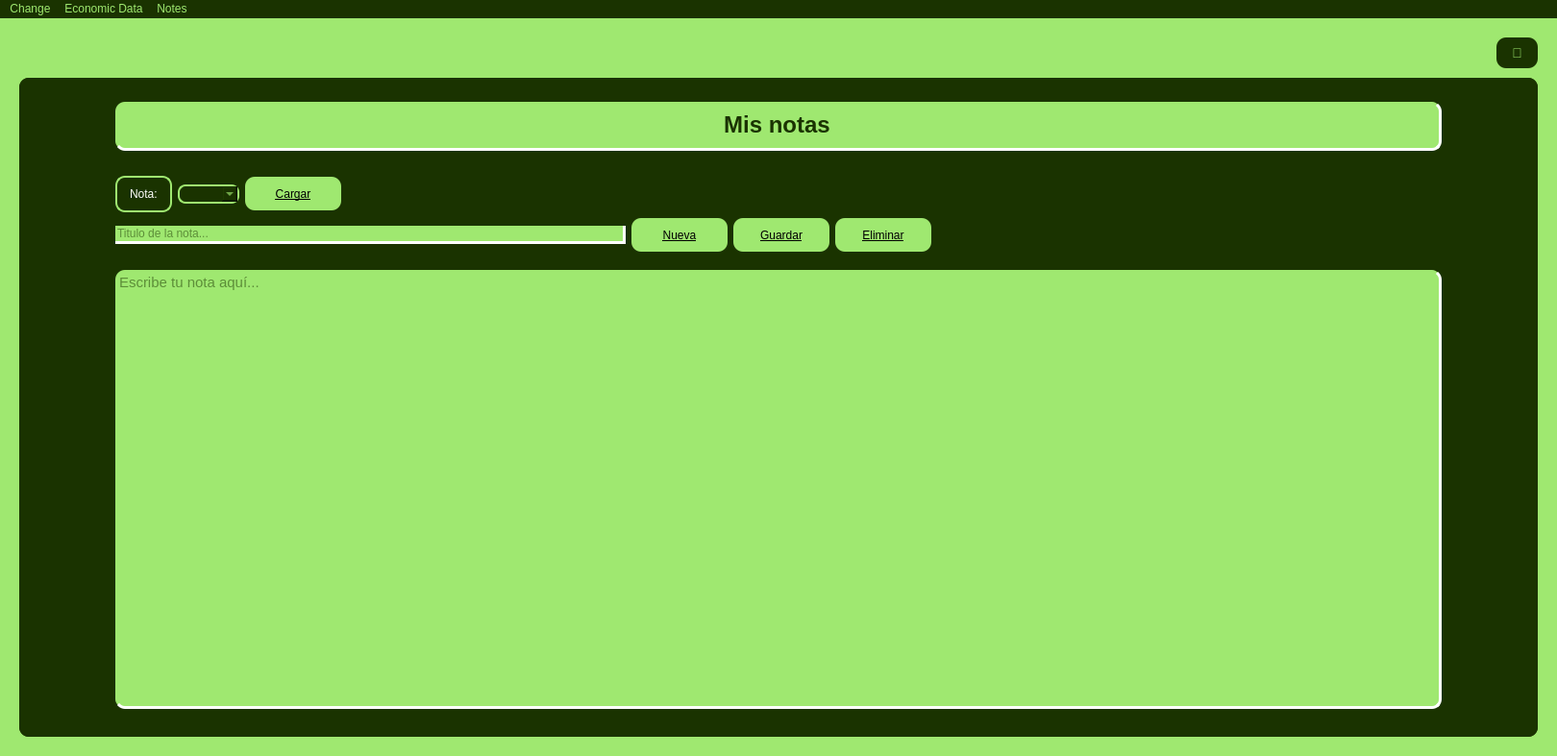
<?xml version="1.0" encoding="UTF-8"?>
<ui version="4.0">
 <class>Wert</class>
 <widget class="QMainWindow" name="Wert">
  <property name="geometry">
   <rect>
    <x>0</x>
    <y>0</y>
    <width>1620</width>
    <height>787</height>
   </rect>
  </property>
  <property name="windowTitle">
   <string>Wert</string>
  </property>
  <property name="layoutDirection">
   <enum>Qt::LeftToRight</enum>
  </property>
  <property name="styleSheet">
   <string notr="true"/>
  </property>
  <widget class="QWidget" name="centralwidget">
   <property name="styleSheet">
    <string notr="true">background-color: #9fe870</string>
   </property>
   <layout class="QVBoxLayout" name="verticalLayout">
    <property name="spacing">
     <number>10</number>
    </property>
    <property name="leftMargin">
     <number>20</number>
    </property>
    <property name="topMargin">
     <number>20</number>
    </property>
    <property name="rightMargin">
     <number>20</number>
    </property>
    <property name="bottomMargin">
     <number>20</number>
    </property>
    <item>
     <layout class="QHBoxLayout" name="horizontalLayout">
      <item>
       <spacer name="horizontalSpacer">
        <property name="orientation">
         <enum>Qt::Horizontal</enum>
        </property>
        <property name="sizeHint" stdset="0">
         <size>
          <width>40</width>
          <height>20</height>
         </size>
        </property>
       </spacer>
      </item>
      <item>
       <widget class="QPushButton" name="user_button">
        <property name="sizePolicy">
         <sizepolicy hsizetype="Fixed" vsizetype="Fixed">
          <horstretch>0</horstretch>
          <verstretch>0</verstretch>
         </sizepolicy>
        </property>
        <property name="font">
         <font>
          <pointsize>-1</pointsize>
         </font>
        </property>
        <property name="cursor">
         <cursorShape>PointingHandCursor</cursorShape>
        </property>
        <property name="mouseTracking">
         <bool>false</bool>
        </property>
        <property name="styleSheet">
         <string notr="true">background-color: #1a3300;
border-color: rgb(159, 232, 112);
color : #9fe870;
border-radius: 8px;
border-radius: 10px;
font-size: 14px;
padding: 8px 16px;  </string>
        </property>
        <property name="text">
         <string>👤</string>
        </property>
        <property name="autoDefault">
         <bool>true</bool>
        </property>
        <property name="default">
         <bool>false</bool>
        </property>
        <property name="flat">
         <bool>false</bool>
        </property>
       </widget>
      </item>
     </layout>
    </item>
    <item>
     <widget class="QStackedWidget" name="stackedWidget">
      <property name="styleSheet">
       <string notr="true">color:#1A3300;
text-align: center;

background-color:#1A3300;
border-radius: 10px;



</string>
      </property>
      <property name="currentIndex">
       <number>2</number>
      </property>
      <widget class="QWidget" name="page">
       <layout class="QVBoxLayout" name="verticalLayout_2">
        <property name="leftMargin">
         <number>100</number>
        </property>
        <property name="topMargin">
         <number>25</number>
        </property>
        <property name="rightMargin">
         <number>100</number>
        </property>
        <item>
         <widget class="QLabel" name="currency_tittle">
          <property name="sizePolicy">
           <sizepolicy hsizetype="Preferred" vsizetype="Preferred">
            <horstretch>0</horstretch>
            <verstretch>0</verstretch>
           </sizepolicy>
          </property>
          <property name="minimumSize">
           <size>
            <width>0</width>
            <height>0</height>
           </size>
          </property>
          <property name="font">
           <font>
            <family>MS Shell Dlg 2</family>
            <pointsize>18</pointsize>
            <weight>75</weight>
            <bold>true</bold>
           </font>
          </property>
          <property name="contextMenuPolicy">
           <enum>Qt::PreventContextMenu</enum>
          </property>
          <property name="styleSheet">
           <string notr="true">color:#1A3300;
text-align: center;
padding: 10px;
background-color: #9fe870;
border-radius: 10px;
border-bottom: 3px solid #ffffff;
border-right: 3px solid #ffffff;


</string>
          </property>
          <property name="text">
           <string>Conversor de Monedas</string>
          </property>
          <property name="alignment">
           <set>Qt::AlignHCenter|Qt::AlignTop</set>
          </property>
         </widget>
        </item>
        <item>
         <spacer name="verticalSpacer">
          <property name="orientation">
           <enum>Qt::Vertical</enum>
          </property>
          <property name="sizeType">
           <enum>QSizePolicy::Fixed</enum>
          </property>
          <property name="sizeHint" stdset="0">
           <size>
            <width>580</width>
            <height>30</height>
           </size>
          </property>
         </spacer>
        </item>
        <item>
         <layout class="QHBoxLayout" name="horizontalLayout_2">
          <item>
           <spacer name="horizontalSpacer_2">
            <property name="orientation">
             <enum>Qt::Horizontal</enum>
            </property>
            <property name="sizeHint" stdset="0">
             <size>
              <width>40</width>
              <height>20</height>
             </size>
            </property>
           </spacer>
          </item>
          <item>
           <widget class="QLabel" name="moneda_label">
            <property name="styleSheet">
             <string notr="true">color:#ffffff;fe
text-align: center;
padding: 10px;

border: 2px solid #9fe870
</string>
            </property>
            <property name="text">
             <string>Cantidad</string>
            </property>
           </widget>
          </item>
          <item>
           <widget class="QLineEdit" name="monto_input">
            <property name="sizePolicy">
             <sizepolicy hsizetype="Fixed" vsizetype="Fixed">
              <horstretch>120</horstretch>
              <verstretch>0</verstretch>
             </sizepolicy>
            </property>
            <property name="minimumSize">
             <size>
              <width>120</width>
              <height>0</height>
             </size>
            </property>
            <property name="maximumSize">
             <size>
              <width>150</width>
              <height>16777215</height>
             </size>
            </property>
            <property name="styleSheet">
             <string notr="true">background-color: #ffffff;
border-radius: 8px;
border-color: #666666;

</string>
            </property>
            <property name="alignment">
             <set>Qt::AlignRight|Qt::AlignTrailing|Qt::AlignVCenter</set>
            </property>
            <property name="placeholderText">
             <string>100.00</string>
            </property>
           </widget>
          </item>
          <item>
           <widget class="QComboBox" name="moneda_combo_box">
            <property name="sizePolicy">
             <sizepolicy hsizetype="Fixed" vsizetype="Fixed">
              <horstretch>100</horstretch>
              <verstretch>0</verstretch>
             </sizepolicy>
            </property>
            <property name="minimumSize">
             <size>
              <width>80</width>
              <height>0</height>
             </size>
            </property>
            <property name="maximumSize">
             <size>
              <width>120</width>
              <height>16777215</height>
             </size>
            </property>
            <property name="cursor">
             <cursorShape>PointingHandCursor</cursorShape>
            </property>
            <property name="styleSheet">
             <string notr="true">border: 2px solid #9fe870;
border-radius: 8px;
color: #9fe870;</string>
            </property>
           </widget>
          </item>
          <item>
           <widget class="QPushButton" name="convertir_button">
            <property name="sizePolicy">
             <sizepolicy hsizetype="Minimum" vsizetype="Fixed">
              <horstretch>100</horstretch>
              <verstretch>0</verstretch>
             </sizepolicy>
            </property>
            <property name="maximumSize">
             <size>
              <width>80</width>
              <height>16777215</height>
             </size>
            </property>
            <property name="cursor">
             <cursorShape>PointingHandCursor</cursorShape>
            </property>
            <property name="styleSheet">
             <string notr="true">background-color:#9fe870;
color:#1a3300;
border-radius: 8px;
text-decoration: underline;</string>
            </property>
            <property name="text">
             <string>--&gt;</string>
            </property>
           </widget>
          </item>
          <item>
           <widget class="QComboBox" name="cambio_combo_box">
            <property name="sizePolicy">
             <sizepolicy hsizetype="Fixed" vsizetype="Fixed">
              <horstretch>100</horstretch>
              <verstretch>0</verstretch>
             </sizepolicy>
            </property>
            <property name="minimumSize">
             <size>
              <width>80</width>
              <height>0</height>
             </size>
            </property>
            <property name="maximumSize">
             <size>
              <width>120</width>
              <height>16777215</height>
             </size>
            </property>
            <property name="cursor">
             <cursorShape>PointingHandCursor</cursorShape>
            </property>
            <property name="styleSheet">
             <string notr="true">border: 2px solid #9fe870;
border-radius: 8px;
color: #9fe870;</string>
            </property>
           </widget>
          </item>
          <item>
           <widget class="QLineEdit" name="conversion_text">
            <property name="styleSheet">
             <string notr="true">border-radius: 8px;
background-color: #f0f0f0;
</string>
            </property>
            <property name="text">
             <string/>
            </property>
            <property name="alignment">
             <set>Qt::AlignRight|Qt::AlignTrailing|Qt::AlignVCenter</set>
            </property>
            <property name="readOnly">
             <bool>true</bool>
            </property>
            <property name="placeholderText">
             <string>0.00</string>
            </property>
           </widget>
          </item>
          <item>
           <spacer name="horizontalSpacer_4">
            <property name="orientation">
             <enum>Qt::Horizontal</enum>
            </property>
            <property name="sizeHint" stdset="0">
             <size>
              <width>40</width>
              <height>20</height>
             </size>
            </property>
           </spacer>
          </item>
         </layout>
        </item>
        <item>
         <widget class="QLabel" name="info_label">
          <property name="styleSheet">
           <string notr="true">color: #9fe870;
</string>
          </property>
          <property name="text">
           <string>Consulta tasas de cambio en tiempo real con Wert. Obtén valores actualizados de más de 160 monedas mundiales, incluyendo USD, EUR, ARS y más. Conversiones precisas basadas en el mercado forex para tus operaciones internacionales.</string>
          </property>
          <property name="alignment">
           <set>Qt::AlignCenter</set>
          </property>
         </widget>
        </item>
        <item>
         <spacer name="verticalSpacer_2">
          <property name="orientation">
           <enum>Qt::Vertical</enum>
          </property>
          <property name="sizeType">
           <enum>QSizePolicy::Fixed</enum>
          </property>
          <property name="sizeHint" stdset="0">
           <size>
            <width>17</width>
            <height>17</height>
           </size>
          </property>
         </spacer>
        </item>
        <item>
         <widget class="QTextEdit" name="textEdit">
          <property name="minimumSize">
           <size>
            <width>0</width>
            <height>200</height>
           </size>
          </property>
          <property name="maximumSize">
           <size>
            <width>16777215</width>
            <height>250</height>
           </size>
          </property>
          <property name="font">
           <font>
            <pointsize>16</pointsize>
           </font>
          </property>
          <property name="styleSheet">
           <string notr="true">background-color: #9fe870;
border-bottom: 3px solid #ffffff;
border-right: 3px solid #ffffff;</string>
          </property>
          <property name="readOnly">
           <bool>true</bool>
          </property>
          <property name="placeholderText">
           <string>Más detalles sobre la conversión aparecerán aquí...</string>
          </property>
         </widget>
        </item>
        <item>
         <spacer name="verticalSpacer_3">
          <property name="orientation">
           <enum>Qt::Vertical</enum>
          </property>
          <property name="sizeType">
           <enum>QSizePolicy::Expanding</enum>
          </property>
          <property name="sizeHint" stdset="0">
           <size>
            <width>17</width>
            <height>202</height>
           </size>
          </property>
         </spacer>
        </item>
       </layout>
      </widget>
      <widget class="QWidget" name="page_2">
       <layout class="QVBoxLayout" name="verticalLayout_3">
        <property name="leftMargin">
         <number>100</number>
        </property>
        <property name="topMargin">
         <number>25</number>
        </property>
        <property name="rightMargin">
         <number>100</number>
        </property>
        <item>
         <widget class="QLabel" name="economic_tittle">
          <property name="font">
           <font>
            <pointsize>18</pointsize>
            <weight>75</weight>
            <bold>true</bold>
           </font>
          </property>
          <property name="styleSheet">
           <string notr="true">color:#1A3300;
text-align: center;
padding: 10px;
background-color: #9fe870;
border-radius: 10px;
border-bottom: 3px solid #ffffff;
border-right: 3px solid #ffffff;</string>
          </property>
          <property name="text">
           <string>Datos Economicos por País</string>
          </property>
          <property name="alignment">
           <set>Qt::AlignCenter</set>
          </property>
         </widget>
        </item>
        <item>
         <spacer name="verticalSpacer_4">
          <property name="orientation">
           <enum>Qt::Vertical</enum>
          </property>
          <property name="sizeType">
           <enum>QSizePolicy::Fixed</enum>
          </property>
          <property name="sizeHint" stdset="0">
           <size>
            <width>20</width>
            <height>20</height>
           </size>
          </property>
         </spacer>
        </item>
        <item>
         <widget class="QGroupBox" name="datos_group">
          <property name="title">
           <string>Seleccione los datos</string>
          </property>
          <layout class="QGridLayout" name="gridLayout">
           <item row="0" column="1">
            <widget class="QLabel" name="pais_label">
             <property name="styleSheet">
              <string notr="true">color:#ffffff;fe
text-align: center;
padding: 10px;
border: 2px solid #9fe870</string>
             </property>
             <property name="text">
              <string>País:</string>
             </property>
            </widget>
           </item>
           <item row="0" column="3">
            <widget class="QLabel" name="indicador_label">
             <property name="styleSheet">
              <string notr="true">color:#ffffff;
text-align: start;
padding: 10px;
border: 2px solid #9fe870</string>
             </property>
             <property name="text">
              <string>Indicador:</string>
             </property>
             <property name="alignment">
              <set>Qt::AlignCenter</set>
             </property>
            </widget>
           </item>
           <item row="0" column="2">
            <widget class="QComboBox" name="pais_combo">
             <property name="minimumSize">
              <size>
               <width>180</width>
               <height>0</height>
              </size>
             </property>
             <property name="cursor">
              <cursorShape>PointingHandCursor</cursorShape>
             </property>
             <property name="styleSheet">
              <string notr="true">border: 2px solid #9fe870;
border-radius: 8px;
color: #9fe870;</string>
             </property>
            </widget>
           </item>
           <item row="0" column="4">
            <widget class="QComboBox" name="indicador_combo">
             <property name="minimumSize">
              <size>
               <width>180</width>
               <height>0</height>
              </size>
             </property>
             <property name="maximumSize">
              <size>
               <width>180</width>
               <height>16777215</height>
              </size>
             </property>
             <property name="cursor">
              <cursorShape>PointingHandCursor</cursorShape>
             </property>
             <property name="styleSheet">
              <string notr="true">border: 2px solid #9fe870;
border-radius: 8px;
color: #9fe870;</string>
             </property>
            </widget>
           </item>
           <item row="0" column="0">
            <spacer name="horizontalSpacer_3">
             <property name="orientation">
              <enum>Qt::Horizontal</enum>
             </property>
             <property name="sizeHint" stdset="0">
              <size>
               <width>40</width>
               <height>20</height>
              </size>
             </property>
            </spacer>
           </item>
           <item row="0" column="5">
            <spacer name="horizontalSpacer_5">
             <property name="orientation">
              <enum>Qt::Horizontal</enum>
             </property>
             <property name="sizeHint" stdset="0">
              <size>
               <width>40</width>
               <height>20</height>
              </size>
             </property>
            </spacer>
           </item>
           <item row="1" column="3">
            <widget class="QPushButton" name="datos_button">
             <property name="sizePolicy">
              <sizepolicy hsizetype="Minimum" vsizetype="Fixed">
               <horstretch>0</horstretch>
               <verstretch>0</verstretch>
              </sizepolicy>
             </property>
             <property name="minimumSize">
              <size>
               <width>0</width>
               <height>40</height>
              </size>
             </property>
             <property name="cursor">
              <cursorShape>PointingHandCursor</cursorShape>
             </property>
             <property name="layoutDirection">
              <enum>Qt::LeftToRight</enum>
             </property>
             <property name="autoFillBackground">
              <bool>false</bool>
             </property>
             <property name="styleSheet">
              <string notr="true">background-color:#9fe870;
color:#000000;
border-radius: 10px;
padding: 10px;
text-decoration: underline;
</string>
             </property>
             <property name="text">
              <string>Obtener datos del País</string>
             </property>
            </widget>
           </item>
           <item row="1" column="4">
            <spacer name="horizontalSpacer_7">
             <property name="orientation">
              <enum>Qt::Horizontal</enum>
             </property>
             <property name="sizeHint" stdset="0">
              <size>
               <width>40</width>
               <height>20</height>
              </size>
             </property>
            </spacer>
           </item>
           <item row="1" column="2">
            <spacer name="horizontalSpacer_6">
             <property name="orientation">
              <enum>Qt::Horizontal</enum>
             </property>
             <property name="sizeHint" stdset="0">
              <size>
               <width>40</width>
               <height>20</height>
              </size>
             </property>
            </spacer>
           </item>
          </layout>
         </widget>
        </item>
        <item>
         <spacer name="verticalSpacer_5">
          <property name="orientation">
           <enum>Qt::Vertical</enum>
          </property>
          <property name="sizeType">
           <enum>QSizePolicy::Fixed</enum>
          </property>
          <property name="sizeHint" stdset="0">
           <size>
            <width>20</width>
            <height>15</height>
           </size>
          </property>
         </spacer>
        </item>
        <item>
         <widget class="QTextEdit" name="datos_text">
          <property name="minimumSize">
           <size>
            <width>0</width>
            <height>300</height>
           </size>
          </property>
          <property name="font">
           <font>
            <pointsize>16</pointsize>
           </font>
          </property>
          <property name="styleSheet">
           <string notr="true">background-color: #9fe870;
border-bottom: 3px solid #ffffff;
border-right: 3px solid #ffffff;</string>
          </property>
          <property name="readOnly">
           <bool>true</bool>
          </property>
          <property name="placeholderText">
           <string>Seleccione un país e indicador para mostrar datos...</string>
          </property>
         </widget>
        </item>
        <item>
         <spacer name="verticalSpacer_6">
          <property name="orientation">
           <enum>Qt::Vertical</enum>
          </property>
          <property name="sizeType">
           <enum>QSizePolicy::Fixed</enum>
          </property>
          <property name="sizeHint" stdset="0">
           <size>
            <width>20</width>
            <height>100</height>
           </size>
          </property>
         </spacer>
        </item>
       </layout>
      </widget>
      <widget class="QWidget" name="page_3">
       <layout class="QVBoxLayout" name="verticalLayout_4">
        <property name="leftMargin">
         <number>100</number>
        </property>
        <property name="topMargin">
         <number>25</number>
        </property>
        <property name="rightMargin">
         <number>100</number>
        </property>
        <item>
         <widget class="QLabel" name="notes_tittle">
          <property name="font">
           <font>
            <pointsize>18</pointsize>
            <weight>75</weight>
            <bold>true</bold>
           </font>
          </property>
          <property name="styleSheet">
           <string notr="true">color:#1A3300;
text-align: center;
padding: 10px;
background-color: #9fe870;
border-radius: 10px;
border-bottom: 3px solid #ffffff;
border-right: 3px solid #ffffff;</string>
          </property>
          <property name="text">
           <string>Mis notas</string>
          </property>
          <property name="alignment">
           <set>Qt::AlignCenter</set>
          </property>
         </widget>
        </item>
        <item>
         <spacer name="verticalSpacer_7">
          <property name="orientation">
           <enum>Qt::Vertical</enum>
          </property>
          <property name="sizeType">
           <enum>QSizePolicy::Fixed</enum>
          </property>
          <property name="sizeHint" stdset="0">
           <size>
            <width>20</width>
            <height>20</height>
           </size>
          </property>
         </spacer>
        </item>
        <item>
         <layout class="QHBoxLayout" name="horizontalLayout_4">
          <item>
           <widget class="QLabel" name="nota_label">
            <property name="styleSheet">
             <string notr="true">color:#ffffff;
text-align: center;
padding: 10px;
border: 2px solid #9fe870</string>
            </property>
            <property name="text">
             <string>Nota:</string>
            </property>
           </widget>
          </item>
          <item>
           <widget class="QComboBox" name="notas_combo">
            <property name="cursor">
             <cursorShape>PointingHandCursor</cursorShape>
            </property>
            <property name="styleSheet">
             <string notr="true">border: 2px solid #9fe870;
border-radius: 8px;
color: #9fe870;</string>
            </property>
           </widget>
          </item>
          <item>
           <widget class="QPushButton" name="cargar_nota_button">
            <property name="minimumSize">
             <size>
              <width>100</width>
              <height>35</height>
             </size>
            </property>
            <property name="cursor">
             <cursorShape>PointingHandCursor</cursorShape>
            </property>
            <property name="styleSheet">
             <string notr="true">background-color:#9fe870;
color:#000000;
border-radius: 10px;
text-decoration: underline;</string>
            </property>
            <property name="text">
             <string>Cargar</string>
            </property>
           </widget>
          </item>
          <item>
           <spacer name="horizontalSpacer_9">
            <property name="orientation">
             <enum>Qt::Horizontal</enum>
            </property>
            <property name="sizeHint" stdset="0">
             <size>
              <width>40</width>
              <height>20</height>
             </size>
            </property>
           </spacer>
          </item>
         </layout>
        </item>
        <item>
         <layout class="QHBoxLayout" name="horizontalLayout_3">
          <item>
           <widget class="QLineEdit" name="titulo_nota_input">
            <property name="styleSheet">
             <string notr="true">background-color: #9fe870;
border-bottom: 3px solid #ffffff;
border-right: 3px solid #ffffff;</string>
            </property>
            <property name="placeholderText">
             <string>Titulo de la nota...</string>
            </property>
           </widget>
          </item>
          <item>
           <widget class="QPushButton" name="nueva_button">
            <property name="minimumSize">
             <size>
              <width>100</width>
              <height>35</height>
             </size>
            </property>
            <property name="cursor">
             <cursorShape>PointingHandCursor</cursorShape>
            </property>
            <property name="styleSheet">
             <string notr="true">background-color:#9fe870;
color:#000000;
border-radius: 10px;
text-decoration: underline;</string>
            </property>
            <property name="text">
             <string>Nueva</string>
            </property>
           </widget>
          </item>
          <item>
           <widget class="QPushButton" name="guardar_button">
            <property name="minimumSize">
             <size>
              <width>100</width>
              <height>35</height>
             </size>
            </property>
            <property name="cursor">
             <cursorShape>PointingHandCursor</cursorShape>
            </property>
            <property name="styleSheet">
             <string notr="true">background-color:#9fe870;
color:#000000;
border-radius: 10px;
text-decoration: underline;</string>
            </property>
            <property name="text">
             <string>Guardar</string>
            </property>
           </widget>
          </item>
          <item>
           <widget class="QPushButton" name="eliminar_button">
            <property name="minimumSize">
             <size>
              <width>100</width>
              <height>35</height>
             </size>
            </property>
            <property name="cursor">
             <cursorShape>PointingHandCursor</cursorShape>
            </property>
            <property name="styleSheet">
             <string notr="true">background-color:#9fe870;
color:#000000;
border-radius: 10px;
text-decoration: underline;</string>
            </property>
            <property name="text">
             <string>Eliminar</string>
            </property>
           </widget>
          </item>
          <item>
           <spacer name="horizontalSpacer_8">
            <property name="orientation">
             <enum>Qt::Horizontal</enum>
            </property>
            <property name="sizeHint" stdset="0">
             <size>
              <width>40</width>
              <height>20</height>
             </size>
            </property>
           </spacer>
          </item>
         </layout>
        </item>
        <item>
         <spacer name="verticalSpacer_8">
          <property name="orientation">
           <enum>Qt::Vertical</enum>
          </property>
          <property name="sizeType">
           <enum>QSizePolicy::Fixed</enum>
          </property>
          <property name="sizeHint" stdset="0">
           <size>
            <width>20</width>
            <height>13</height>
           </size>
          </property>
         </spacer>
        </item>
        <item>
         <widget class="QTextEdit" name="nota_input">
          <property name="minimumSize">
           <size>
            <width>0</width>
            <height>300</height>
           </size>
          </property>
          <property name="font">
           <font>
            <family>Arial</family>
            <pointsize>11</pointsize>
           </font>
          </property>
          <property name="styleSheet">
           <string notr="true">background-color: #9fe870;
border-bottom: 3px solid #ffffff;
border-right: 3px solid #ffffff;</string>
          </property>
          <property name="placeholderText">
           <string>Escribe tu nota aquí...</string>
          </property>
         </widget>
        </item>
        <item>
         <spacer name="verticalSpacer_9">
          <property name="orientation">
           <enum>Qt::Vertical</enum>
          </property>
          <property name="sizeType">
           <enum>QSizePolicy::Fixed</enum>
          </property>
          <property name="sizeHint" stdset="0">
           <size>
            <width>20</width>
            <height>20</height>
           </size>
          </property>
         </spacer>
        </item>
       </layout>
      </widget>
     </widget>
    </item>
   </layout>
  </widget>
  <widget class="QMenuBar" name="menu_bar">
   <property name="geometry">
    <rect>
     <x>0</x>
     <y>0</y>
     <width>1620</width>
     <height>26</height>
    </rect>
   </property>
   <property name="layoutDirection">
    <enum>Qt::LeftToRight</enum>
   </property>
   <property name="autoFillBackground">
    <bool>false</bool>
   </property>
   <property name="styleSheet">
    <string notr="true">background-color: #1A3300;
color: #9FE870;

        </string>
   </property>
   <property name="defaultUp">
    <bool>false</bool>
   </property>
   <property name="nativeMenuBar">
    <bool>true</bool>
   </property>
   <widget class="QMenu" name="menu_change">
    <property name="cursor">
     <cursorShape>PointingHandCursor</cursorShape>
    </property>
    <property name="title">
     <string>Change</string>
    </property>
    <addaction name="action_view_rates_action"/>
   </widget>
   <widget class="QMenu" name="menuEconomic_Data">
    <property name="cursor">
     <cursorShape>PointingHandCursor</cursorShape>
    </property>
    <property name="title">
     <string>Economic Data</string>
    </property>
    <addaction name="action_view_data"/>
   </widget>
   <widget class="QMenu" name="menuNotes">
    <property name="geometry">
     <rect>
      <x>620</x>
      <y>202</y>
      <width>159</width>
      <height>78</height>
     </rect>
    </property>
    <property name="cursor">
     <cursorShape>PointingHandCursor</cursorShape>
    </property>
    <property name="layoutDirection">
     <enum>Qt::LeftToRight</enum>
    </property>
    <property name="title">
     <string>Notes</string>
    </property>
    <addaction name="action_view_notes"/>
   </widget>
   <addaction name="menu_change"/>
   <addaction name="menuEconomic_Data"/>
   <addaction name="menuNotes"/>
  </widget>
  <action name="action_view_rates_action">
   <property name="text">
    <string>View rates</string>
   </property>
  </action>
  <action name="action_view_data">
   <property name="text">
    <string>View countries data</string>
   </property>
  </action>
  <action name="action_view_countries">
   <property name="text">
    <string>View countries</string>
   </property>
  </action>
  <action name="action_view_notes">
   <property name="text">
    <string>View notes</string>
   </property>
  </action>
  <action name="action_about_change">
   <property name="text">
    <string>About</string>
   </property>
  </action>
  <action name="action_about_eco">
   <property name="text">
    <string>About</string>
   </property>
  </action>
  <action name="action_about_notes">
   <property name="text">
    <string>About</string>
   </property>
  </action>
 </widget>
 <resources/>
 <connections/>
</ui>
